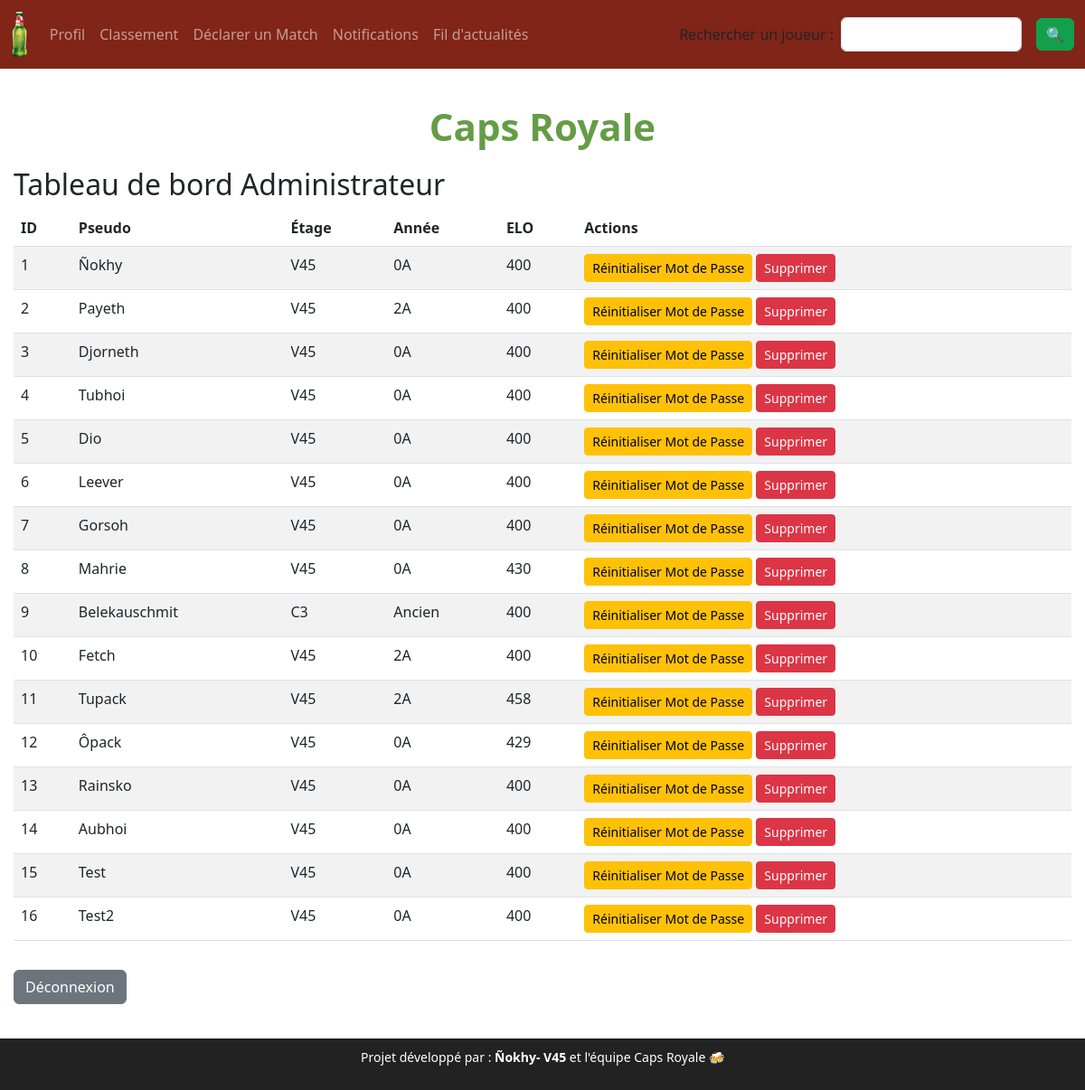
The page /admin_dashboard (signed in) on the database its author committed.
### models.py (models this page shows)
class User(db.Model):
    id = db.Column(db.Integer, primary_key=True)
    username = db.Column(db.String(80), unique=True, nullable=False)
    password = db.Column(db.String(500), nullable=False)
    floor = db.Column(db.String(10), nullable=False)
    year = db.Column(db.String(10), nullable=False)
    elo = db.Column(db.Integer, default=400)

### routes.py (the view)
    @app.route("/admin_dashboard")
    def admin_dashboard():
        if "admin_id" not in session:
            return redirect("/admin_login")
        users = User.query.all()  # 🔥 Récupère tous les utilisateurs
        return render_template("admin_dashboard.html", users=users)

### templates/admin_dashboard.html
{% extends "base.html" %}
{% block content %}
<h2>Tableau de bord Administrateur</h2>
<table class="table table-striped">
    <thead>
        <tr>
            <th>ID</th>
            <th>Pseudo</th>
            <th>Étage</th>
            <th>Année</th>
            <th>ELO</th>
            <th>Actions</th>
        </tr>
    </thead>
    <tbody>
        {% for user in users %}
        <tr>
            <td>{{ user.id }}</td>
            <td>{{ user.username }}</td>
            <td>{{ user.floor }}</td>
            <td>{{ user.year }}</td>
            <td>{{ user.elo }}</td>
            <td>
                <a href="/reset_password/{{ user.id }}" class="btn btn-warning btn-sm">Réinitialiser Mot de Passe</a>
                <form action="/delete_user/{{ user.id }}" method="POST" style="display:inline;">
                    <button type="submit" class="btn btn-danger btn-sm" onclick="return confirm('Êtes-vous sûr de vouloir supprimer cet utilisateur ?')">
                        Supprimer
                    </button>
                </form>
            </td>
        </tr>
        {% endfor %}
    </tbody>
</table>
<a href="/logout_admin" class="btn btn-secondary mt-3">Déconnexion</a>
{% endblock %}

### static/styles.css (style rules this page uses)
body { font-size: 16px; padding-bottom: 80px; }
@media (min-width: 1024px) { .btn { width: auto; } }
@media (min-width: 1024px) { .table { width: 100%; } }

### rows shown on the page
User: id "1", username "Ñokhy", floor "V45", year "0A", elo "400"
User: id "2", username "Payeth", floor "V45", year "2A", elo "400"
User: id "3", username "Djorneth", floor "V45", year "0A", elo "400"
User: id "4", username "Tubhoi", floor "V45", year "0A", elo "400"
User: id "5", username "Dio", floor "V45", year "0A", elo "400"
User: id "6", username "Leever", floor "V45", year "0A", elo "400"
User: id "7", username "Gorsoh", floor "V45", year "0A", elo "400"
User: id "8", username "Mahrie", floor "V45", year "0A", elo "430"
User: id "9", username "Belekauschmit", floor "C3", year "Ancien", elo "400"
User: id "10", username "Fetch", floor "V45", year "2A", elo "400"
User: id "11", username "Tupack", floor "V45", year "2A", elo "458"
User: id "12", username "Ôpack", floor "V45", year "0A", elo "429"
User: id "13", username "Rainsko", floor "V45", year "0A", elo "400"
User: id "14", username "Aubhoi", floor "V45", year "0A", elo "400"
User: id "15", username "Test", floor "V45", year "0A", elo "400"
User: id "16", username "Test2", floor "V45", year "0A", elo "400"
